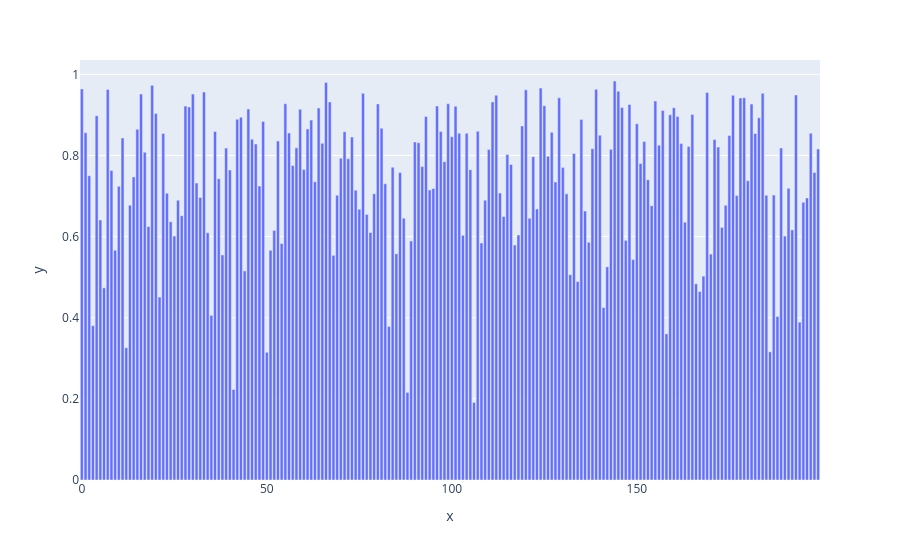

Notebook source saved alongside this figure:
### Code cell
px.bar(x=all_trace_ids, y=[tr.elongation(points) for points in tr.points_from_traces(traces, all_trace_ids)])

### Figure 1 — Plotly figure (JSON) as saved in the notebook; plotly's stock layout.template omitted (floating-point values rounded to 4 significant figures; data arrays with more than 128 entries replaced by an {"elided": "..."} marker saying what was removed)
{"data": [{"alignmentgroup": "True", "hovertemplate": "x=%{x}<br>y=%{y}<extra></extra>", "legendgroup": "", "marker": {"color": "#636efa"}, "name": "", "offsetgroup": "", "orientation": "v", "showlegend": false, "textposition": "auto", "type": "bar", "x": {"elided": "200 int values"}, "xaxis": "x", "y": {"elided": "200 float values"}, "yaxis": "y"}], "layout": {"barmode": "relative", "legend": {"tracegroupgap": 0}, "margin": {"t": 60}, "xaxis": {"anchor": "y", "domain": [0, 1], "title": {"text": "x"}}, "yaxis": {"anchor": "x", "domain": [0, 1], "title": {"text": "y"}}}}
